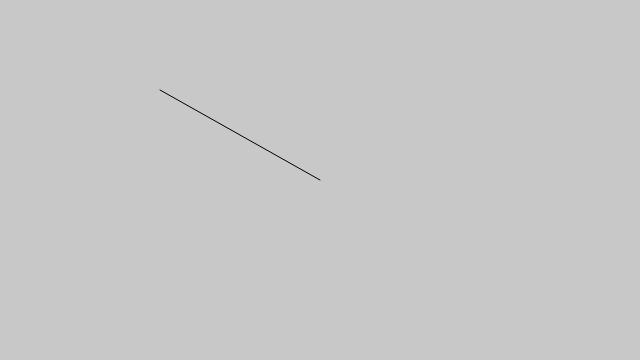
Frame 1 (no input)
Frame 60 (no input): identical to frame 1, image omitted
Frame 120 (the mouse pressed at the canvas centre since frame 60): blank canvas, image omitted

The p5.js sketch that drew this single still picture (run headless with seeded random() and noise() and a simulated clock; from frame 60 on, the mouse is pressed at the canvas centre):

// p5.js sketch
// ── sketch.js
// ベクトル乗算

function setup() {
	createCanvas(640, 360);
}

function draw() {
	background(200);
	let mouse = createVector(mouseX, mouseY);
	let center = createVector(width / 2, height / 2);
	mouse.sub(center);
	mouse.mult(0.5); // 0.5を掛けているから、元のサイズの半分になる
	translate(width / 2, height / 2);
	line(0, 0, mouse.x, mouse.y);
}
